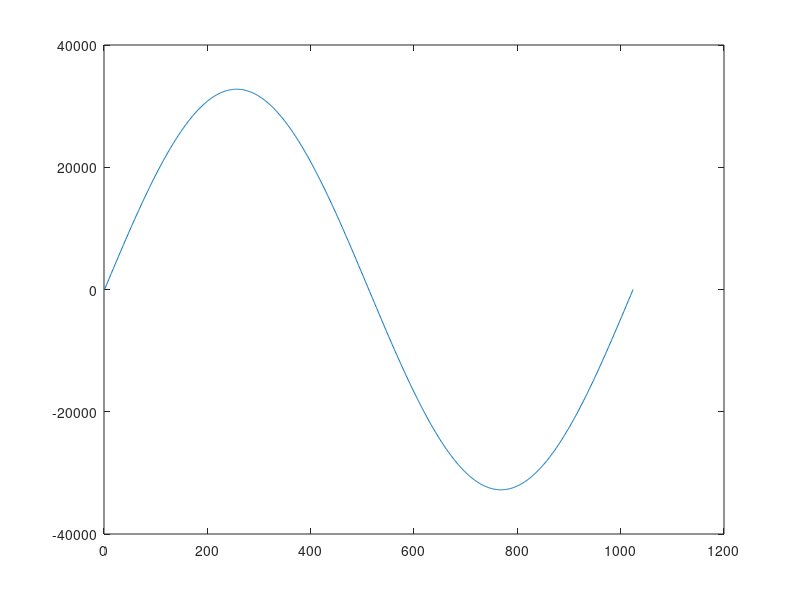

Write MATLAB code to recreate this figure. (Note: this script raises an error after producing the figure.)
fid0 = fopen('./sincoe.txt', 'r');%%%%1024
sin_data = fscanf(fid0, '%d', inf);
fclose (fid0);
figure
plot(sin_data);

fid0 = fopen('./coscoe.txt', 'r');%%%%1024
cos_data = fscanf(fid0, '%d', inf);
fclose (fid0);
figure
plot(cos_data);
